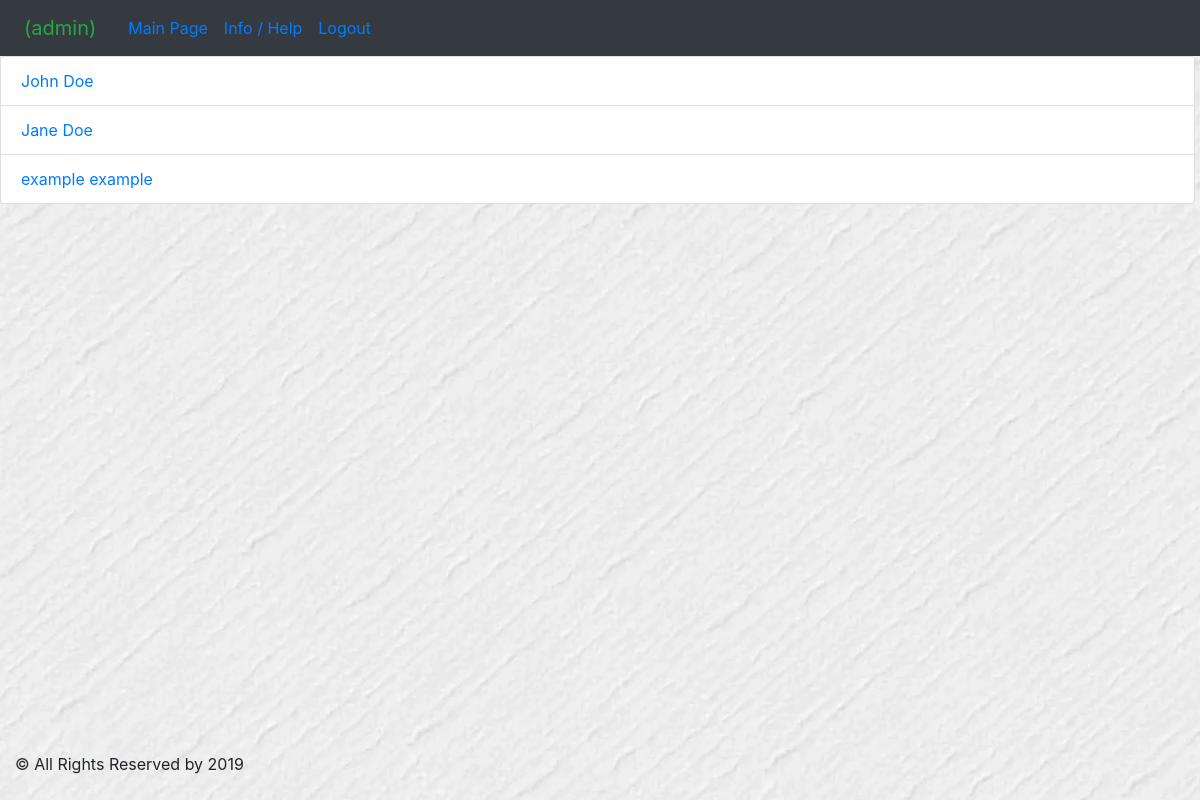
/doctor/patient/ (signed in), run on the app's committed database.
### doctor/models.py (models this page shows, shortened)
class UserProfile(AbstractBaseUser, PermissionsMixin):
    accType = (
        (0, 'Unknown'),
        (1, 'Doctor'),
        (2, 'LabAssistant'),
        (3, 'Patient'),
        (4, 'Admin'),
    )
    username = models.CharField(max_length=25, unique=True)
    email = models.EmailField(unique=True)
    is_active = models.BooleanField(default=True)
    is_staff = models.BooleanField(default=False)
    acc_type = models.IntegerField(choices=accType, default=0)
    pat_ref = models.OneToOneField(Patient, on_delete=models.CASCADE, null=True, blank=True)
    doc_ref = models.ForeignKey(Doctor, on_delete=models.CASCADE, null=True, blank=True)
    USERNAME_FIELD = "username"
    objects = UserManager()
    REQUIRED_FIELDS = ["email"]

class Patient(models.Model):
    BLOOD_TYPE = (
        (0, 'O+'),
        (1, 'O-'),
        (2, 'B-'),
        (3, 'B+'),
        (4, 'A-'),
        (5, 'A+'),
        (6, 'AB-'),
        (7, 'AB+')
    )
    GENDER = (
        (0, 'Male'),
        (1, 'Female')
    )
    first_name = models.CharField(max_length=45)
    middle_name = models.CharField(max_length=45)
    last_name = models.CharField(max_length=45)
    passport_id = models.CharField(max_length=8, default='AA000000')
    gender = models.BooleanField(choices=GENDER)
    birth_date = models.DateField(blank=True, default=timezone.now)
    address = models.CharField(max_length=90, blank=True)
    phone_number = models.CharField(max_length=15, blank=True)
    email = models.CharField(max_length=254, blank=True)
    blood_type = models.IntegerField(choices=BLOOD_TYPE)
    notes = models.TextField(max_length=1000, blank=True)
    doctor_id = models.ForeignKey(Doctor, on_delete=models.SET_NULL, null=True)

### doctor/views.py (the view)
# urls.py: path('patient/', views.PatientsView.as_view(), name='patients'),
class PatientsView(generic.ListView):
    template_name = 'doctor/patient.html'
    def get_queryset(self):
        return Patient.objects.all()

### doctor/templates/doctor/patient.html (shortened to what this page needs)
{% extends 'extends/base.html' %}
{% block content %}
    {% if object_list %}
    <ul class="list-group">
        {% for pat in object_list %}
            <li class="list-group-item"><a href="{% url 'doctor:patient_details' pat.id %}">
                {{ pat.first_name }} {{ pat.last_name }}</a></li>
        {% endfor %}
    </ul>
{% else %}
    <ul class="list-group">
        <li class="list-group-item" ><a href="{% url 'doctor:patients'%}">Back to Patients List</a></li>
            <li class="list-group-item"  >No Patients exist!</li>
    </ul>
    {% endif %}
{% endblock %}

### main/templates/extends/header.html (shortened to what this page needs)
<header>
    <nav class="navbar navbar-expand-sm bg-dark">
        <ul class="navbar-nav mr-auto">
            {% if user.is_authenticated %}
                <li class="nav-item active">
                    <a class="navbar-brand nav-link text-success">
                        ({{ user.username }})
                    </a>
                </li>
            {% endif %}
            <li class="nav-item">
                <a class="nav-link" href="{% url 'main:index' %}">Main Page</a>
            </li>
            <li class="nav-item">
                <a class="nav-link" href="{% url 'main:info' %}">Info / Help</a>
            </li>
            {% if user.is_authenticated %}
                <li class="nav-item mr-auto">
                    <a class="nav-link " href="{% url 'logout' %}">Logout</a>
                </li>
            {% else %}
                <li class="nav-item mr-auto">
                    <a class="nav-link mr-auto" href="{% url 'login' %}">Login</a>
                </li>
            {% endif %}
        </ul>
    </nav>
</header>

### main/static/main/style.css (style rules this page uses)
body { background: white url("images/background.png"); padding-bottom: 70px; }
ul { height: 100%; padding: 0px 5px 0px 20px; }
a { color: #17a2b8; }

### data on the page
UserProfile: username "admin"
Patient: first_name "John", last_name "Doe"
Patient: first_name "Jane", last_name "Doe"
Patient: first_name "example", last_name "example"
